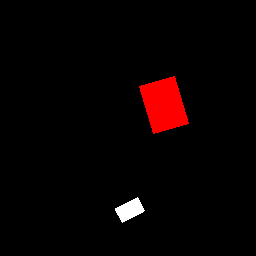
#> input picture dataset/Simulated_Whu3/test/label/3.tif, 256 x 256 px, found by its file name
$ python drop_polygon.py
#> lines starting #> are read from the running program, lines starting #| are printed output that depends on the picture; after the words box and inside, x2 and y2 are one past the last pixel; in counts of white or black regions, pixels touching at a corner belong together
# -*- coding: utf-8 -*-
"""
Created on Sat Jul  8 09:14:25 2023

@author: Administrator
"""
import cv2 as cv

import numpy as np
import random

def rand_drop_polygon(gray,drop_rate=0.01):
    """
    随机丢弃多边形
    """
    n, labels,_,_= cv.connectedComponentsWithStats(gray, connectivity=8)
    n_drop_building=int(np.ceil(n*drop_rate))
    #print(n_drop_building)
    neg=random.sample(range(n),n_drop_building)
    for i in neg:
        gray=np.where(labels==np.full_like(labels,i),np.full_like(gray,0),gray)
    return gray,n_drop_building # (h,w) np.U8

if __name__=='__main__':
    img=cv.imread(r'D:\Ajwl\data\Whan3_shuffle833\tiles_Images\all\label\3.tif',0)
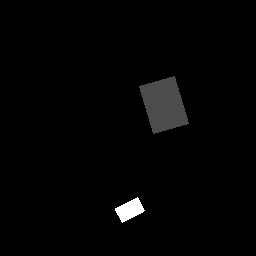
#> img: shape (256, 256); min 0, max 255, mean 3.8
    imgc=img.copy()
    imgn,n=rand_drop_polygon(imgc)
#> in rand_drop_polygon, `n, labels,_,_= cv.connectedComponentsWithStats(gray, connectivity=8)`:
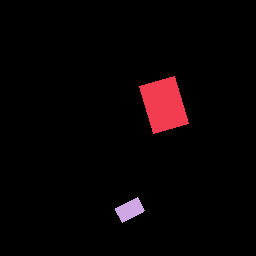
#> labels: shape (256, 256) int32; 3 distinct labels, from 0 to 2; one colour per label, 0 black
#> in rand_drop_polygon, `n, labels,_,_= cv.connectedComponentsWithStats(gray, connectivity=8)`: n = 3
#> in rand_drop_polygon, `n_drop_building=int(np.ceil(n*drop_rate))`: n_drop_building = 1
#> in rand_drop_polygon, `neg=random.sample(range(n),n_drop_building)`: neg = [1]
#> the loop in rand_drop_polygon, `for i in neg:` made 1 pass
#> pass 1, in rand_drop_polygon, `gray=np.where(labels==np.full_like(labels,i),np.full_like(gray,0),gray)`:
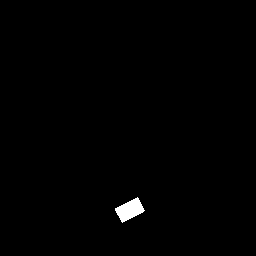
#> gray: shape (256, 256); 0.64% white; 1 white region, box (x1, y1, x2, y2) and area: (115, 197, 145, 223) 420
#> n = 1
    cv.imshow('yuan',imgc)
    cv.imshow('label',imgn)
    cv.imshow('drop',img)
    cv.waitKey(0)
    cv.destroyAllWindows()
